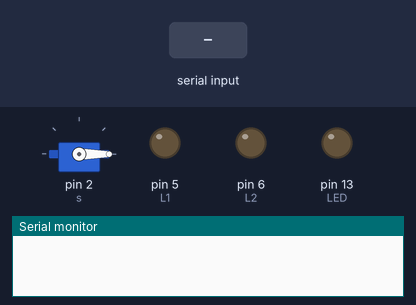
Simulated run of this sketch. Board: Arduino Uno, built with avr-gcc and run on an emulated ATmega328P. Parts: servo, output pins drawn as LEDs (lit = HIGH), the last lines printed to the serial monitor. Inputs (shaded band) come from the test bench. Pins used as bus, display or sensor lines are not drawn.

Above: at 1.2 s.
1.3 s: "A" received over Serial
At 2.3 s:
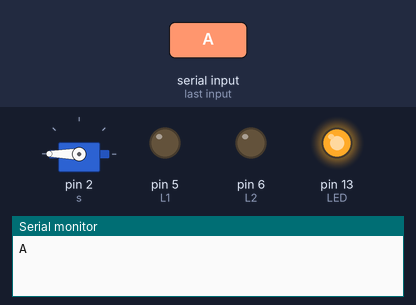
3.3 s: "U" received over Serial
At 4.0 s:
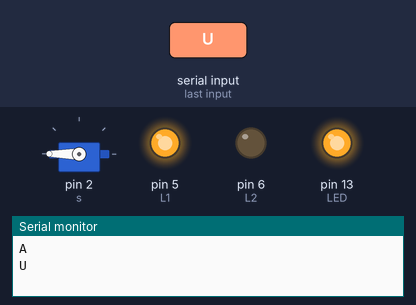
4.8 s: "D" received over Serial
At 5.1 s:
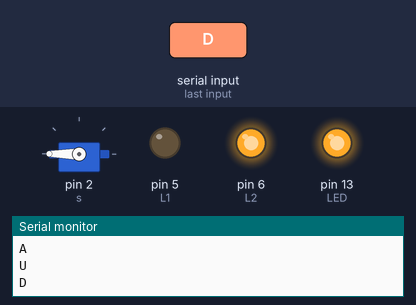
6.3 s: "R" received over Serial
At 7.3 s:
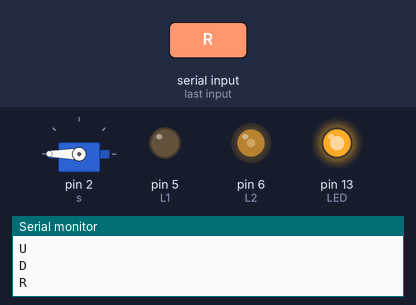
7.8 s: "L" received over Serial
At 8.4 s:
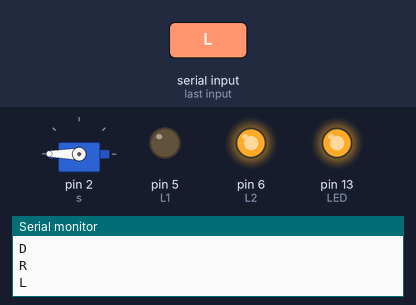
9.3 s: "S" received over Serial
At 9.45 s:
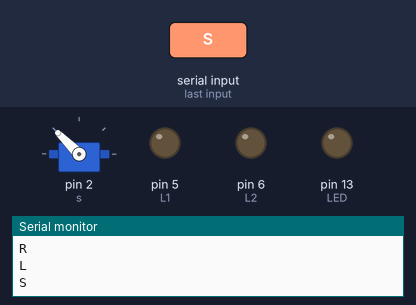
Timing chart, 0 to 12.3 s (numbered marks = the images above; inputs shaded):
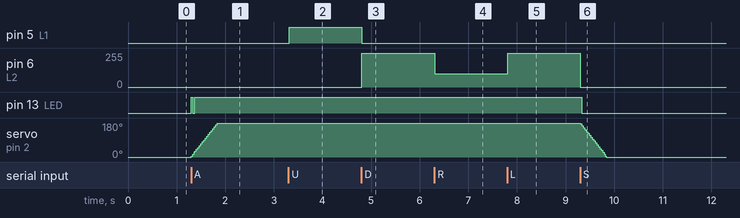

The sketch:

BB.ino
```cpp
#include <Servo.h>
char nombre[10] = "Mazinger"; //El nuevo nombre del modulo
char password [10] = "1234"; //El nuevo password. No es muy seguro...
char baud = '4'; //4 = 9600 baud

//Ctes
int s = 2;
int L1 = 5; int L2 = 6; //controladores izquierdo
int R1 = 9; int R2 = 10; //controladores derecho

int lU = 0; int lD = 0; // valores booleanos arriba-abajo
int lL = 0; int lR = 0; // valores boolenos izquierda-derecha
int lA = 0;

int ang = 0;//posicion inicial
int angm = 0; int angM = 180;
int vel = 5;

Servo servomotor;

 void setup() {
  Serial.begin (9600); //Iniciar el serial
  pinMode(L1, OUTPUT);
  pinMode(L2, OUTPUT);
  pinMode(R1, OUTPUT);
  pinMode(R2, OUTPUT);
  pinMode(13, OUTPUT); //LED
  servomotor.attach(s,600,2400);//servo en el pin9 &AP(min)=600 AP(max)=2400
}

 void loop() {
  if(Serial.available() >= 1){
    char entrada = Serial.read();
    Serial.println(entrada);

     //DIRECCION
     if(entrada == 'U'){
       lU = 1; lD = 0;
     }// if del caso "adelante"
     if(entrada == 'D'){
      lD = 1; lU = 0;
    }// if del caso "atras"
     if(entrada == 'L'){
       lL = 1; lR = 0;
     }// if del caso "izquierda"
      if(entrada == 'R'){
       lR = 1; lL = 0;
     }// if del caso "derecha"

    //ATAQUE
    if (entrada == 'A'){
      lA = 1;
      }

     //APAGAR MOTORES
    if(entrada=='S'){
      lU = 0; lD = 0; lR = 0; lL = 0; lA = 0;
    }// if del caso "apagado"

  }//if para ver que existe senal

//------------------------------------------------------------------------------

   //Que es lo que hara el robot
  //U
  if(lU == 1 && lR == 0 && lL == 0){
    analogWrite(L1, 255); analogWrite(L2, 0);
    analogWrite(R1, 255); analogWrite(R2, 0);
    digitalWrite(13, LOW);
  }//if del adelante
   //UR
  if(lU == 1 && lR == 1 && lL == 0){
    analogWrite(L1, 100); analogWrite(L2, 0);
    analogWrite(R1, 255); analogWrite(R2, 0);
    digitalWrite(13, LOW);
  }//if del adelante derecho
   //UL
  if(lU == 1 && lR == 0 && lL == 1){
    analogWrite(L1, 255); analogWrite(L2, 0);
    analogWrite(R1, 100); analogWrite(R2, 0);
    digitalWrite(13, LOW);
  }//if del adelante izquierdo
   //R
  if(lR == 1 && lU == 0 && lD == 0){
    //analogWrite(L1, 0); analogWrite(L2, 255);
    //analogWrite(R1, 255); analogWrite(R2, 0);
    digitalWrite(L1, LOW); digitalWrite(L2, HIGH);
    digitalWrite(R1, HIGH); digitalWrite(R2, LOW);
    digitalWrite(13, HIGH);
  }//if del derecha
   //L
  if(lL == 1 && lU == 0 && lD == 0){
    analogWrite(L1, 255); analogWrite(L2, 0);
    analogWrite(R1, 0); analogWrite(R2, 255);
    digitalWrite(13, LOW);
  }//if del izquierdo
   //D
  if(lD == 1 && lR == 0 && lL == 0){
    analogWrite(L1, 0); analogWrite(L2, 255);
    analogWrite(R1, 0); analogWrite(R2, 255);
    digitalWrite(13, LOW);
  }//if del atrás
   //DR
  if(lD == 1 && lR == 1 && lL == 0){
    analogWrite(L1, 0); analogWrite(L2, 100);
    analogWrite(R1, 0); analogWrite(R2, 255);
    digitalWrite(13, LOW);
  }//if del atrás-derecha
   //DL
  if(lD == 1 && lR == 0 && lL == 1){
    analogWrite(L1, 0); analogWrite(L2, 255);
    analogWrite(R1, 0); analogWrite(R2, 100);
    digitalWrite(13, LOW);
  }//if del atrás-izquierda
   //S
  if(lU == 0 && lD == 0 && lR == 0 && lL == 0){
    analogWrite(L1, 0); analogWrite(L2, 0);
    analogWrite(R1, 0); analogWrite(R2, 0);
    digitalWrite(13,LOW);
  }
   if(lA== 1){
    ang += vel;
    digitalWrite(13, HIGH);
    }
   if(lA == 0){
    ang -= vel;
    digitalWrite(13,LOW);
    }

  ang=constrain(ang,angm,angM);//limitacion de los valores del angulo
  //Serial.println(ang);
  servomotor.write(ang);//se ingresa el valor "ang" al servo
  delay(15);//por si las moscas

}//Loop
```

Measured:
- after the input at 1.3 s, pin 13 (LED): LOW → HIGH at once, → LOW 0.03 s later, → HIGH 0.04 s later; servo on pin 2 (s): moves from 0° to 180° over 0.53 s, starting at once
- after the input at 3.3 s, pin 5 (L1): LOW → HIGH at once
- after the input at 4.8 s, pin 5 (L1): HIGH → LOW at once; pin 6 (L2): 0/255 → 255/255 at once
- after the input at 6.3 s, pin 6 (L2): 255/255 → 100/255 at once
- after the input at 7.8 s, pin 6 (L2): 100/255 → 255/255 at once
- after the input at 9.3 s, pin 6 (L2): 255/255 → 0/255 at once; pin 13 (LED): HIGH → LOW at once; servo on pin 2 (s): moves from 180° to 0° over 0.53 s, starting at once
